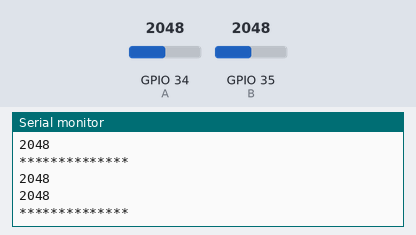
The sketch below on a simulated ESP32. On the bench: the last lines printed to the serial monitor. The inputs (shaded band) are chosen by the test bench; at power-on: GPIO 34 (A) = 2048, GPIO 35 (B) = 2048. WiFi joins after 1.5 s; servers stay silent unless stated; random numbers use the default seed unless the sketch sets one; no MQTT or app messages arrive unless stated.

Above: at 2.7 s.
2.8 s: GPIO 34 (A) set to 3215
At 2.84 s:
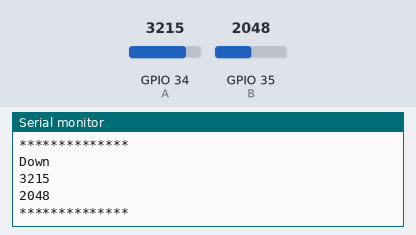
4.3 s: GPIO 35 (B) set to 0
At 4.36 s:
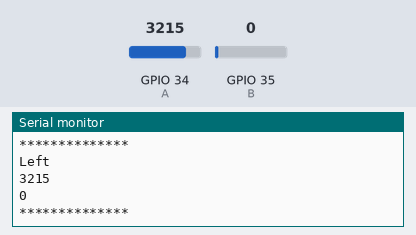
5.8 s: GPIO 34 (A) set to 3135
At 5.82 s:
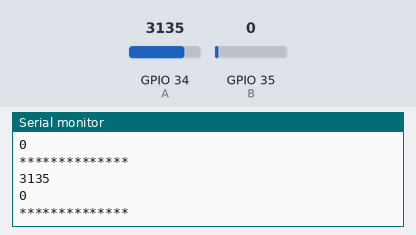
7.3 s: GPIO 35 (B) set to 3215
At 7.34 s:
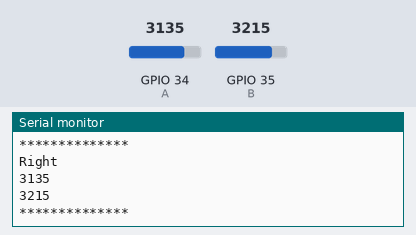
Timing chart, 0 to 9.8 s (numbered marks = the images above; inputs shaded):
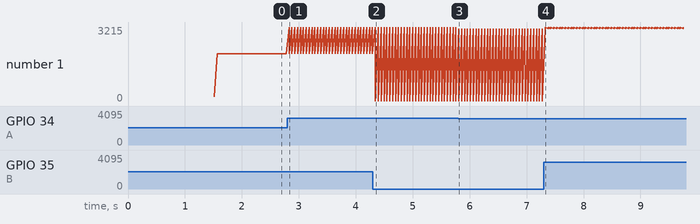

The sketch:

TetrisController.ino
```cpp
#include <WiFi.h>
#include <PubSubClient.h>
#define A 34
#define B 35
const char* ssid     = "Telia-7DD6E7";
const char* password = "GUFAT3N3PM";
const char* mqtt_server = "192.168.1.196";


WiFiClient wifiClient;
PubSubClient mqttClient(wifiClient);


void setup() {
  // put your setup code here, to run once:
  Serial.begin(115200);
  pinMode(A, INPUT);
  pinMode(B, INPUT);
  delay(10);

    // We start by connecting to a WiFi network
    Serial.println();
    Serial.print("Connecting to ");
    Serial.println(ssid);

    WiFi.begin(ssid, password);

    while (WiFi.status() != WL_CONNECTED) {
        delay(500);
        Serial.print(".");
    }

    Serial.println("");
    Serial.println("WiFi connected");
    Serial.println("IP address: ");
    Serial.println(WiFi.localIP());

    // Set up MQTT
    mqttClient.setServer(mqtt_server, 1883);

}

void reconnect() {
  // Loop until we're reconnected
  while (!mqttClient.connected()) {
    Serial.print("Attempting MQTT connection...");
    // Create a random client ID
    String clientId = "ESP32Client-";
    clientId += String(random(0xffff), HEX);
    // Attempt to connect
    if (mqttClient.connect(clientId.c_str())) {
      Serial.println("Connected");
      // Connected - do something useful - subscribe to topics, publish messages, etc.
    } else {
      Serial.print("failed, rc=");
      Serial.print(mqttClient.state());
      Serial.println(" try again in 5 seconds");
      // Wait 5 seconds before retrying
      delay(5000);
    }
  }
}


String command = "";
String lastCommand = "";
int counter = 0;
void loop() {
  // put your main code here, to run repeatedly:

  if (!mqttClient.connected()) {
    reconnect();
  }

  mqttClient.loop();

  int x = analogRead(A);
  int y = analogRead(B);
  if(y == 0){
    command = "Left";
  }
  else if(x < 3175 && y > 3175){
    command = "Right";
  }
  else if(x == 0){
    command = "Up";
  }
  else if(x > 3175 && y < 3175){
    command = "Down";
  }
  else{
    command = "";
    lastCommand = "";
  }
  counter ++;
  if((!command.equals(lastCommand) && !command.equals(""))){
    Serial.println((char*) command.c_str());
    lastCommand = command;
    counter = 0;
    mqttClient.publish("Tetris",  (char*) command.c_str());
  }
  else{
    Serial.println("");
  }
  Serial.println(x);
  Serial.println(y);
  Serial.println("**************");
  delay(50);
}
```

Measured:
- after the input at 2.8 s, the serial monitor: prints a new line at once (image 1)
- after the input at 4.3 s, the serial monitor: prints a new line at once (image 2)
- after the input at 5.8 s, the serial monitor: prints a new line at once (image 3)
- after the input at 7.3 s, the serial monitor: prints a new line at once (image 4)
- plotted number 1: 2048 → 0 after the input at 4.3 s
